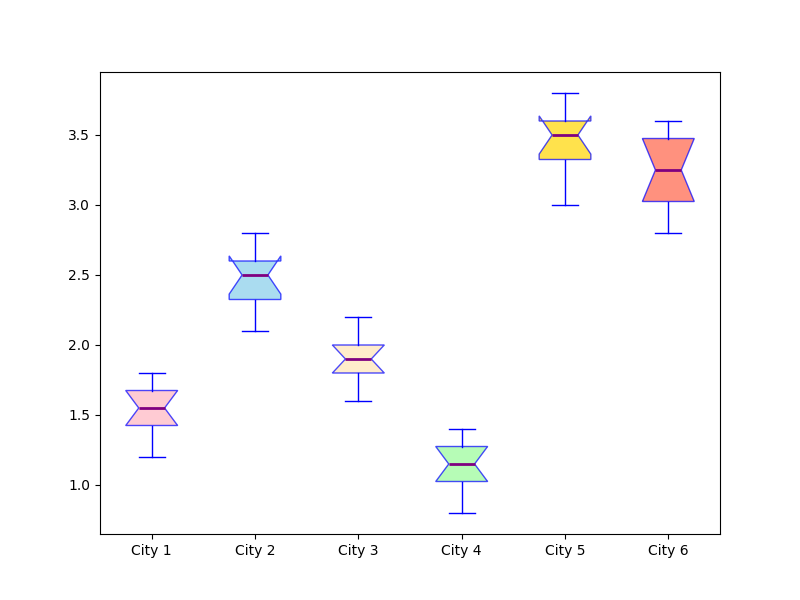

Python code for this plot:
import matplotlib.pyplot as plt

city1 = [1.2, 1.5, 1.3, 1.4, 1.6, 1.5, 1.7, 1.8, 1.6, 1.7]
city2 = [2.1, 2.3, 2.5, 2.2, 2.4, 2.6, 2.5, 2.7, 2.8, 2.6]
city3 = [1.7, 1.6, 1.9, 1.8, 2.0, 1.9, 2.1, 2.2, 1.8, 2.0]
city4 = [0.8, 1.0, 1.1, 1.2, 1.3, 1.1, 1.0, 1.2, 1.4, 1.3]
city5 = [3.2, 3.0, 3.3, 3.5, 3.6, 3.4, 3.5, 3.6, 3.7, 3.8]
city6 = [2.9, 3.1, 2.8, 3.2, 3.0, 3.5, 3.3, 3.4, 3.6, 3.5]  # New data series

all_data = [city1, city2, city3, city4, city5, city6]

fig, ax = plt.subplots(figsize=(8, 6))

box = ax.boxplot(all_data, vert=True, patch_artist=True, notch=True,
                 boxprops=dict(color='blue'),
                 whiskerprops=dict(color='blue'),
                 capprops=dict(color='blue'),
                 flierprops=dict(marker='o', color='magenta', markersize=8, alpha=0.5),
                 medianprops=dict(color='purple', linewidth=2))

colors = ['#FFB6C1', '#87CEEB', '#FFE4B5', '#98FB98', '#FFD700', '#FF6347']

for patch, color in zip(box['boxes'], colors):
    patch.set(facecolor=color, alpha=0.7)

ax.set_xticks(range(1, len(all_data) + 1))
ax.set_xticklabels(['City 1', 'City 2', 'City 3', 'City 4', 'City 5', 'City 6'])

plt.show()
